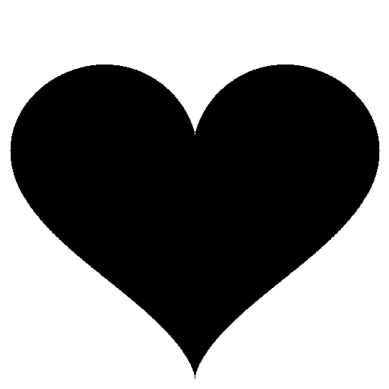
#> input picture heart.png, 389 x 389 px
$ jupyter execute lab4.4.y.ipynb
#> lines starting #> are read from the running program, lines starting #| are printed output that depends on the picture
[cell 1]
import numpy as np
import matplotlib.pyplot as plt
from PIL import Image

# 0. Load the image
img = Image.open("heart.png").convert('L')
f = np.array(img, dtype=float)
M, N = f.shape
#> M = 389; N = 389

print(f.shape)
#| (389, 389)

# --- PARAMETERS TO PLAY WITH ---
cutoff_radius = 100
# ------------------

# --- STEP 1: PADDING ---
# We pad to P x Q (double size) to avoid circular convolution wraparound
P, Q = 2 * M, 2 * N
#> P = 778; Q = 778
f_padded = np.pad(f, ((0, M), (0, N)), 'constant', constant_values=0)
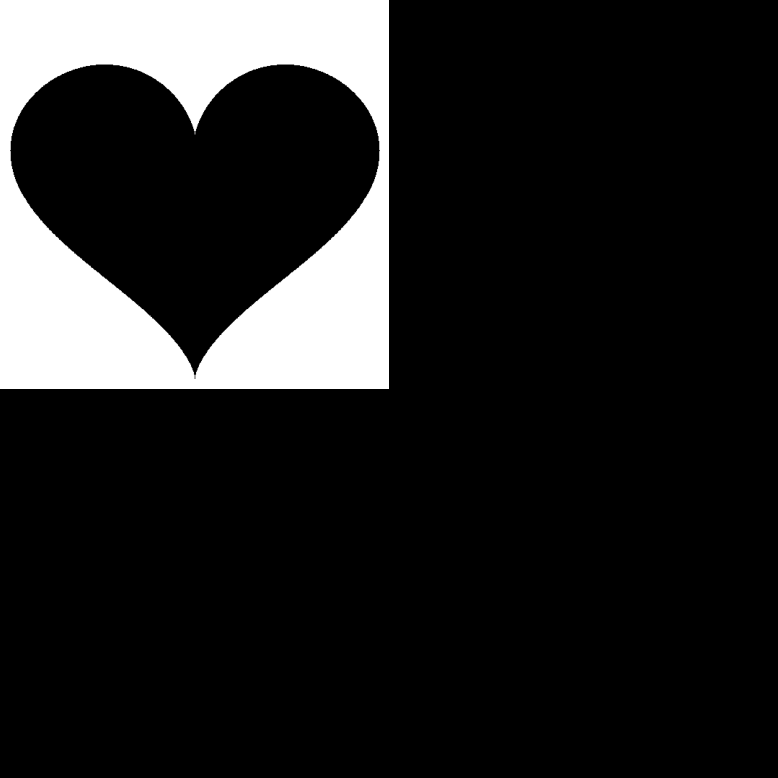
#> f_padded: shape (778, 778) float64; min 0, max 255, mean 33.9

# --- STEP 2: CENTERING (The (-1)^(x+y) Step) ---
# We create a matrix of the same size P x Q where every pixel is 1 or -1
x = np.arange(P).reshape(-1, 1)  # Column vector of rows indices
#> x = 778 values from 0 to 777
y = np.arange(Q).reshape(1, -1)  # Row vector of col indices
centering_matrix = (-1) ** (x + y)

print(x.shape, y.shape, centering_matrix.shape)
#| (778, 1) (1, 778) (778, 778)

# Apply the checkerboard pattern
f_centered = f_padded * centering_matrix
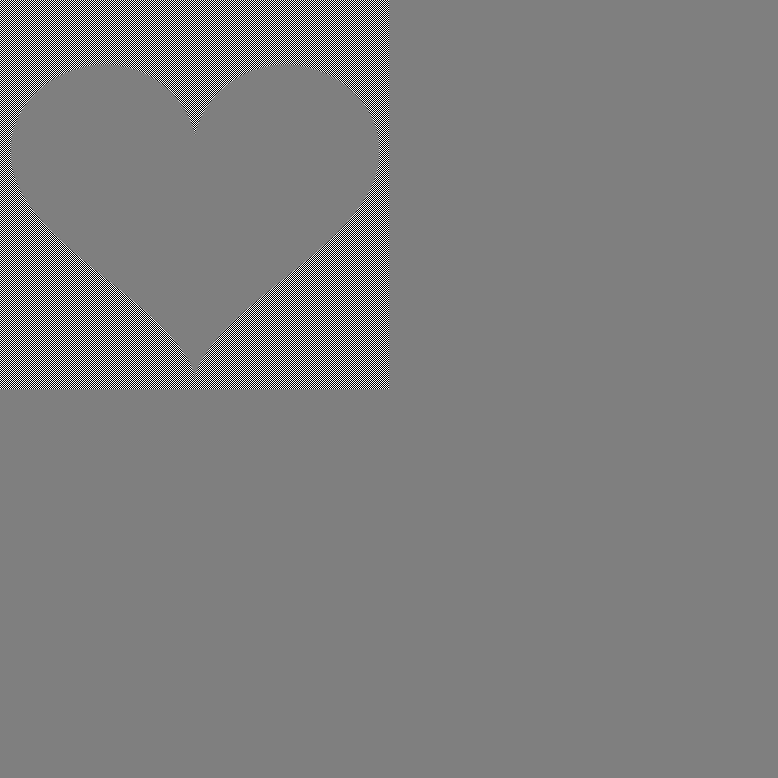
#> f_centered: shape (778, 778) float64; min -255, max 255, mean 0; drawn with min black and max white

# --- STEP 3: DFT ---
F = np.fft.fft2(f_centered)

# --- STEP 4: FILTER CONSTRUCTION ---
# Create the Distance Grid D(u,v) from the center (P/2, Q/2)
u = np.arange(P).reshape(-1, 1)
#> u = 778 values from 0 to 777
v = np.arange(Q).reshape(1, -1)
D_uv = np.sqrt((u - P/2)**2 + (v - Q/2)**2)

# Create Ideal Low Pass Filter H
H = np.zeros((P, Q))
n=2
H = 1/(1+(D_uv/cutoff_radius))**(2*n)
H=1-H

#equation/filter type to be changed and
#IDEAL LOWPASS: <=cutoff_radius
#GUASSIAN LOWPASS: np.exp(-1*D_uv**2/(2*cutoff_radius**2))
#BUTTERWORTH LOW PASS SMOOTHING FILTER: 1/(1+(D_uv/cutoff_radius))**(2*n)
#

# --- STEP 5: FILTERING ---
# Element-wise multiplication
G = H * F

# --- STEP 6: IDFT ---
# Compute Inverse DFT.
# The result is complex, we take the Real part.
g_centered_complex = np.fft.ifft2(G)
g_centered_real = np.real(g_centered_complex)

# --- UN-CENTERING ---
# The result is still multiplied by (-1)^(x+y), so we multiply again to reverse it.
g_padded = g_centered_real * centering_matrix
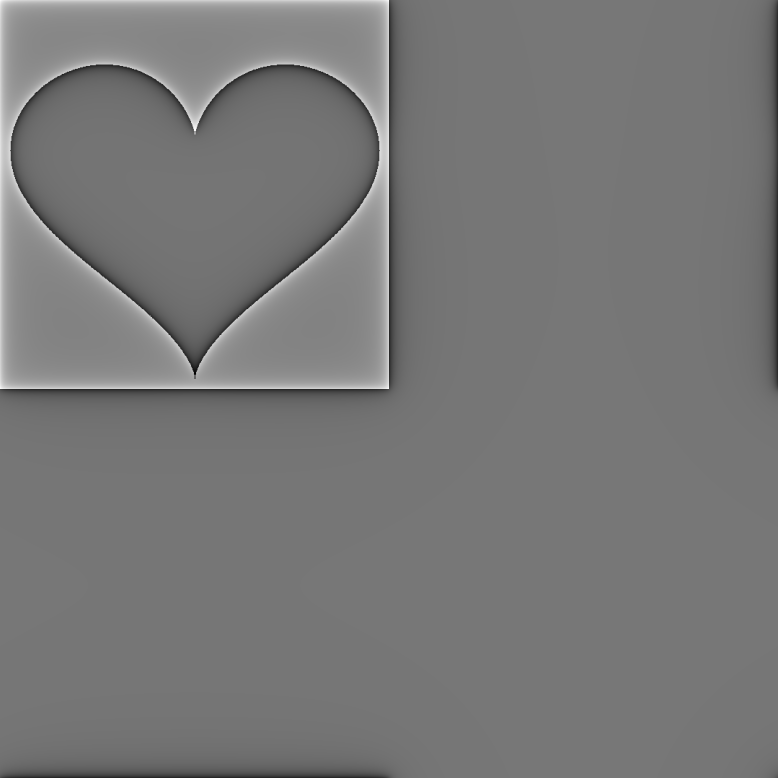
#> g_padded: shape (778, 778) float64; min -167.7, max 189.2, mean 0; drawn with min black and max white

# --- STEP 7: CROP ---
# Extract the top-left M x N region
g_final = g_padded[0:M, 0:N]
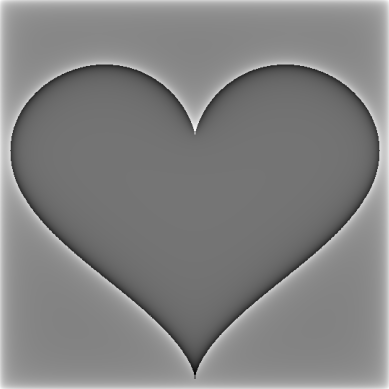
#> g_final: shape (389, 389) float64; min -167.7, max 189.2, mean 14.2; drawn with min black and max white


# --- VISUALIZATION OF EVERY STEP ---
fig, axes = plt.subplots(3, 3, figsize=(15, 12))
plt.subplots_adjust(hspace=0.3)

# Row 1: Spatial Pre-processing
axes[0,0].imshow(f, cmap='gray'); axes[0,0].set_title(f"1. Input ({M}x{N})")
axes[0,1].imshow(f_padded, cmap='gray'); axes[0,1].set_title(f"2. Padded ({P}x{Q})")
axes[0,2].imshow(Image.fromarray(np.uint8(f_centered)), cmap='gray', vmin=0, vmax=255)

# Row 2: Frequency Domain
# We show log(magnitude) for visibility
#axes[1,0].imshow(np.abs(F), cmap='gray'); axes[1,0].set_title("4. DFT Spectrum F(u,v)")
axes[1,0].imshow(np.log(1 + np.abs(F)), cmap='gray'); axes[1,0].set_title("4. DFT Spectrum F(u,v)")
axes[1,1].imshow(H, cmap='gray'); axes[1,1].set_title("5. Filter Mask H(u,v)")
axes[1,2].imshow(np.log(1 + np.abs(G)), cmap='gray'); axes[1,2].set_title("6. Filtered G(u,v)")

# Row 3: Spatial Post-processing
axes[2,0].imshow(Image.fromarray(np.uint8(g_centered_real)), cmap='gray'); axes[2,0].set_title("7. IDFT Result (Still Centered)")
axes[2,1].imshow(g_padded, cmap='gray'); axes[2,1].set_title("8. Un-Centered Spatial")
axes[2,2].imshow(g_final, cmap='gray'); axes[2,2].set_title("9. Final Cropped Output")

for ax in axes.flatten(): ax.axis('off')
plt.tight_layout()
plt.show()
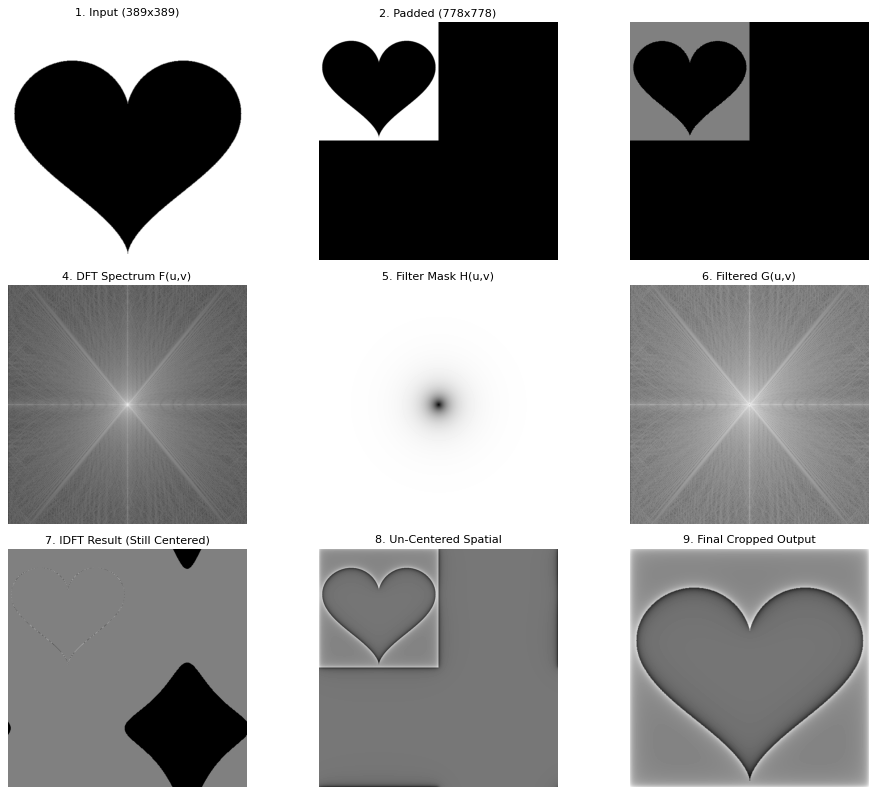
#> figure drawn by matplotlib, 9 panels

[cell 2]
fig = plt.figure(figsize=(10, 5))

awq = fig.add_subplot(1, 2, 1, projection='3d')
awq.plot_surface(x, y, H  , cmap='gray')

plt.show()
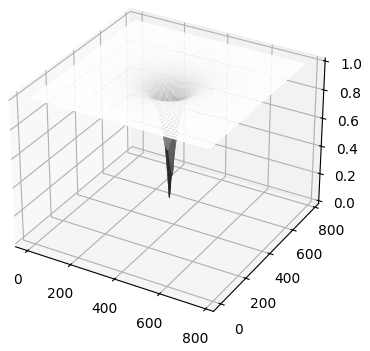
#> figure drawn by matplotlib, 1 panel

$ run again, with rose.tif saved as heart.png
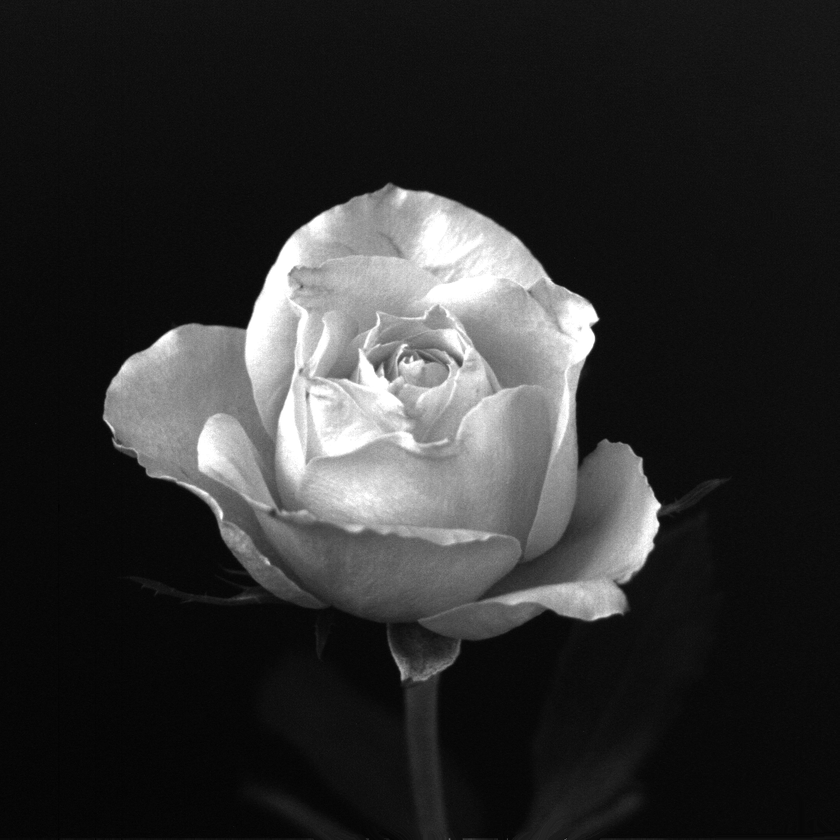
#> input picture rose.tif, 840 x 840 px, shrunk from 1024 x 1024 before the run
#> img is the input picture: PIL image 840x840 L; min 0, max 255, mean 46.8
#| (840, 840)
#| (1680, 1) (1, 1680) (1680, 1680)
#> `g_final = g_padded[0:M, 0:N]`:
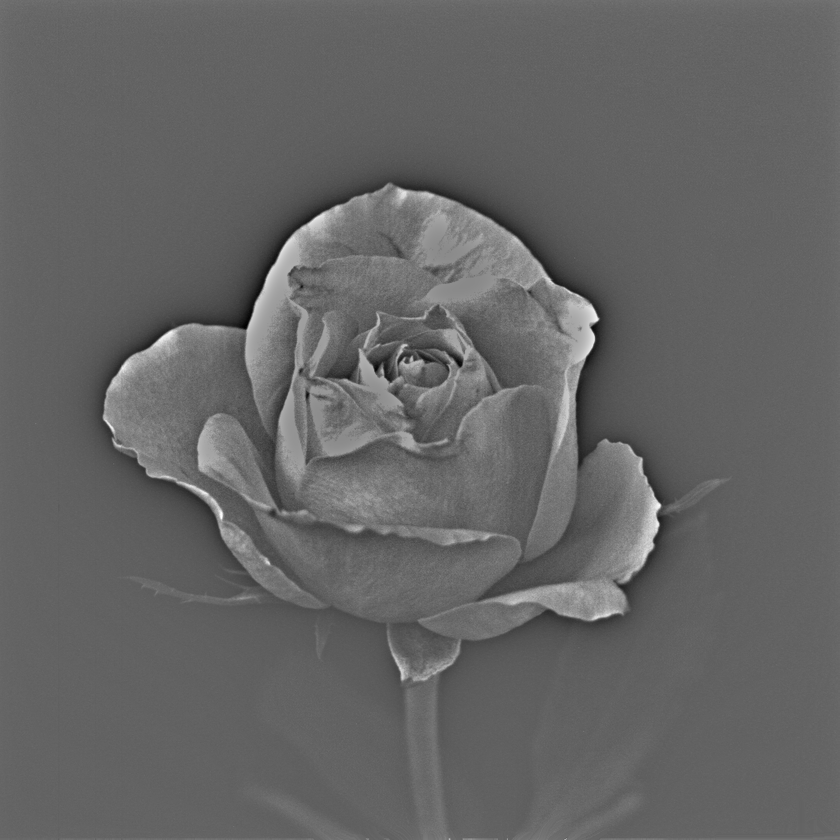
#> g_final: shape (840, 840) float64; min -103.4, max 161.7, mean 1.7; drawn with min black and max white
#> `plt.show()`:
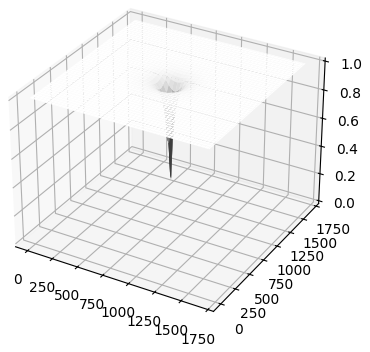
#> figure drawn by matplotlib, 1 panel
